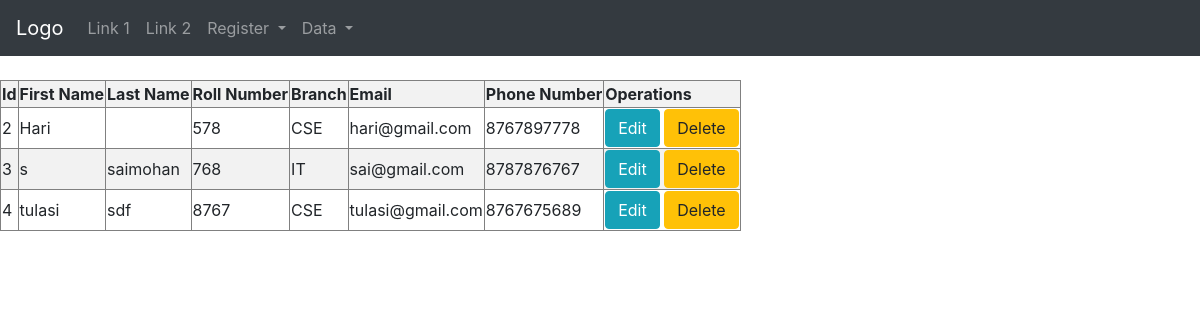
Screenshot of /student/show/ with the database file from the repository.
### student/models.py (models this page shows, shortened)
class Student_Register(models.Model):
	branches = (
		('ece','ECE'),
		('cse','CSE'),
		('it','IT'),
		('mech','MECH')
		)
	First_name = models.CharField(max_length=20)
	Last_name = models.CharField(max_length=15,blank=True,null=True)
	Roll_No = models.CharField(max_length=15)
	Branch = models.CharField(max_length=5,choices=branches)
	Email = models.EmailField(unique=True)
	Phone = models.CharField(max_length=10, help_text='Enter your 10 digit mobile number')
	class Meta:
		db_table = 'Students_data'

### student/views.py (the view)
# urls.py: path('show/',views.show,name='student_data'),
def show(request):
	data = Student_Register.objects.all()
	return render(request,'student/data.html',{'data':data})

### student/templates/student/data.html (shortened to what this page needs)
{% extends 'student/base.html' %}
{% block content %}
<table border=1 class="table-striped">
	<tr>
		<th>Id</th>
		<th>First Name</th>
		<th>Last Name</th>
		<th>Roll Number</th>
		<th>Branch</th>
		<th>Email</th>
		<th>Phone Number</th>
		<th>Operations</th>
	</tr>
	{% for i in data %}
	<tr>
		<td>{{i.id}}</td>
		<td>{{i.First_name}}</td>
		<td>{{i.Last_name}}</td>
		<td>{{i.Roll_No}}</td>
		<td>{{i.Branch}}</td>
		<td>{{i.Email}}</td>
		<td>{{i.Phone}}</td>
		<td><a class="btn btn-info" href="{% url 'student_update' i.id %}">Edit</a>
		<a class="btn btn-warning" href="{% url 'student_delete' i.id %}">Delete</a></td>
	</tr>
	{% endfor %}
</table>
{% endblock %}

### student/templates/student/base.html (shortened to what this page needs)
<!DOCTYPE html>
<html lang="en">
<head>
  <link rel="stylesheet" href="https://maxcdn.bootstrapcdn.com/bootstrap/4.5.2/css/bootstrap.min.css">
</head>
<body>
    {% include 'student/nav.html' %}
    {% block content %}
    {% endblock %}
</body>
</html>

### student/templates/student/nav.html (shortened to what this page needs)
<nav class="navbar navbar-expand-sm bg-dark navbar-dark">
  <a class="navbar-brand" href="#">Logo</a>
  <ul class="navbar-nav">
    <li class="nav-item">
      <a class="nav-link" href="#">Link 1</a>
    </li>
    <li class="nav-item">
      <a class="nav-link" href="#">Link 2</a>
    </li>
    <li class="nav-item dropdown">
      <a class="nav-link dropdown-toggle" href="#" id="navbardrop" data-toggle="dropdown">
        Register
      </a>
    </li>
      <li class="nav-item dropdown">
      <a class="nav-link dropdown-toggle" href="#" id="navbardrop" data-toggle="dropdown">
        Data
      </a>
    </li>
  </ul>
</nav>
<br>

### rows the page displays
Student_Register: id "2", First_name "Hari", Roll_No "578", Branch "CSE", Email "hari@gmail.com", Phone "8767897778"
Student_Register: id "3", First_name "s", Last_name "saimohan", Roll_No "768", Branch "IT", Email "sai@gmail.com", Phone "8787876767"
Student_Register: id "4", First_name "tulasi", Last_name "sdf", Roll_No "8767", Branch "CSE", Email "tulasi@gmail.com", Phone "8767675689"
